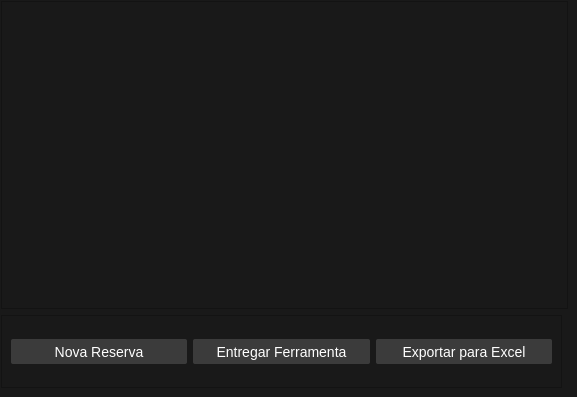
          <widget class="QWidget" name="aba_reservas">
           <property name="styleSheet">
            <string notr="true">background-color:rgba(25,25,25,255)</string>
           </property>
           <attribute name="title">
            <string>Reservas</string>
           </attribute>
           <widget class="QTableView" name="tabela_reservas">
            <property name="geometry">
             <rect>
              <x>1</x>
              <y>1</y>
              <width>567</width>
              <height>308</height>
             </rect>
            </property>
            <property name="minimumSize">
             <size>
              <width>567</width>
              <height>308</height>
             </size>
            </property>
           </widget>
           <widget class="QFrame" name="frame_2">
            <property name="geometry">
             <rect>
              <x>1</x>
              <y>315</y>
              <width>561</width>
              <height>73</height>
             </rect>
            </property>
            <property name="sizePolicy">
             <sizepolicy hsizetype="Expanding" vsizetype="Expanding">
              <horstretch>0</horstretch>
              <verstretch>0</verstretch>
             </sizepolicy>
            </property>
            <property name="minimumSize">
             <size>
              <width>561</width>
              <height>73</height>
             </size>
            </property>
            <property name="maximumSize">
             <size>
              <width>16777215</width>
              <height>100</height>
             </size>
            </property>
            <property name="frameShape">
             <enum>QFrame::StyledPanel</enum>
            </property>
            <property name="frameShadow">
             <enum>QFrame::Raised</enum>
            </property>
            <layout class="QHBoxLayout" name="horizontalLayout_4">
             <item>
              <widget class="QPushButton" name="btn_nova_reserva">
               <property name="minimumSize">
                <size>
                 <width>0</width>
                 <height>25</height>
                </size>
               </property>
               <property name="styleSheet">
                <string notr="true">QPushButton{
	color:rgb(255, 255, 255);
	border-radius: 2px;
	font-size: 14px;
	background-color:rgba(59,59,59,255);
}

QPushButton:hover{background-color: rgba(77,77,77,255); color:white}</string>
               </property>
               <property name="text">
                <string>Nova Reserva</string>
               </property>
              </widget>
             </item>
             <item>
              <widget class="QPushButton" name="btn_finalizar_reserva">
               <property name="minimumSize">
                <size>
                 <width>0</width>
                 <height>25</height>
                </size>
               </property>
               <property name="styleSheet">
                <string notr="true">QPushButton{
	color:rgb(255, 255, 255);
	border-radius: 2px;
	font-size: 14px;
	background-color:rgba(59,59,59,255);
}

QPushButton:hover{background-color: rgba(77,77,77,255); color:white}</string>
               </property>
               <property name="text">
                <string>Entregar Ferramenta</string>
               </property>
              </widget>
             </item>
             <item>
              <widget class="QPushButton" name="btn_exportar_reservas">
               <property name="minimumSize">
                <size>
                 <width>0</width>
                 <height>25</height>
                </size>
               </property>
               <property name="styleSheet">
                <string notr="true">QPushButton{
	color:rgb(255, 255, 255);
	border-radius: 2px;
	font-size: 14px;
	background-color:rgba(59,59,59,255);
}

QPushButton:hover{background-color: rgba(77,77,77,255); color:white}</string>
               </property>
               <property name="text">
                <string>Exportar para Excel</string>
               </property>
              </widget>
             </item>
            </layout>
           </widget>
          </widget>
